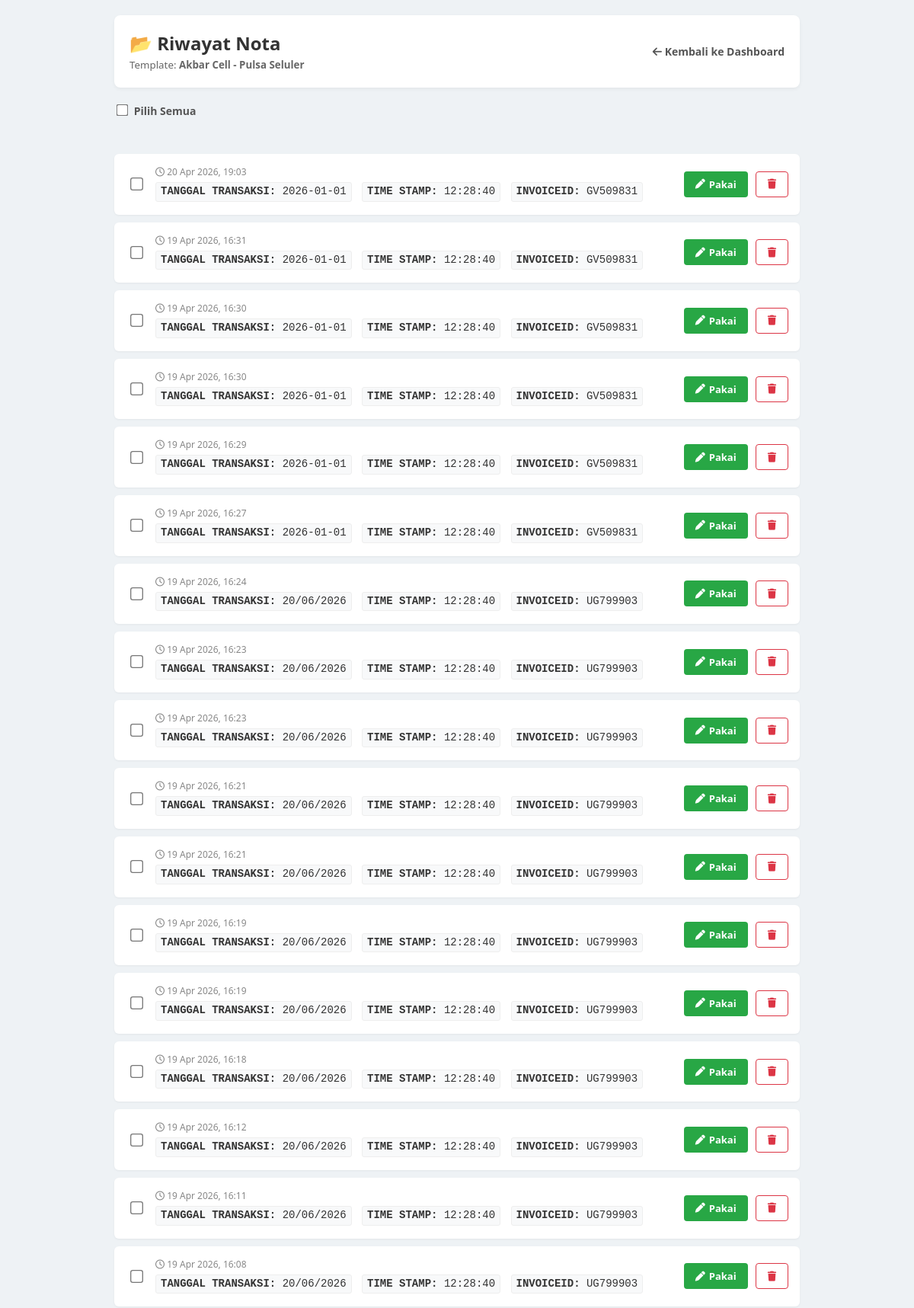
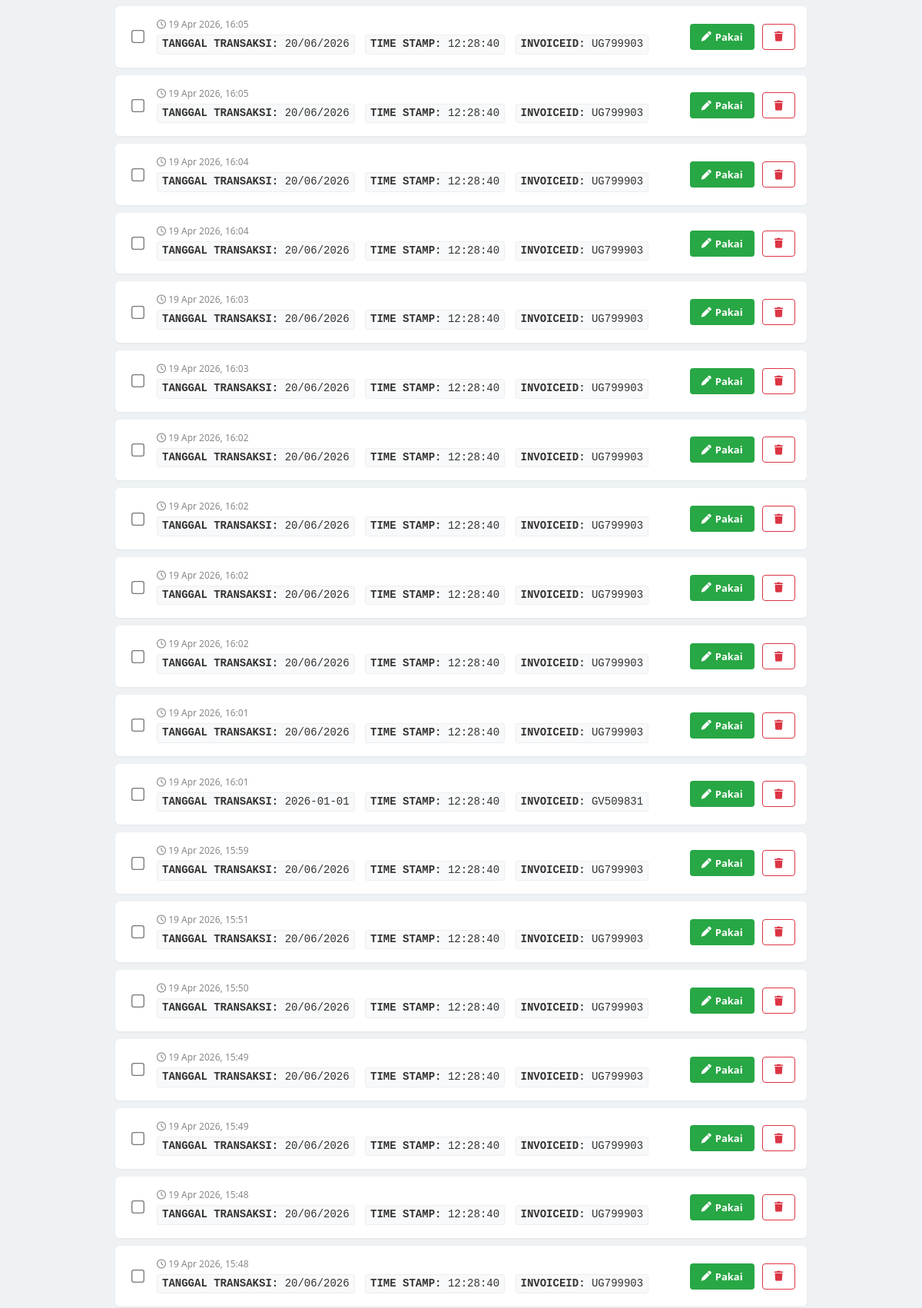
The page /saved-receipts.php?template_id=26 (upper part) on the database its author committed (2 pictures, top to bottom).
### tables this page shows
CREATE TABLE templates (
        id INTEGER PRIMARY KEY AUTOINCREMENT,
        name TEXT NOT NULL,
        paper_size TEXT CHECK(paper_size IN ('58mm','80mm')) NOT NULL DEFAULT '80mm',
        structure TEXT NOT NULL,
        logo_path TEXT,
        created_at DATETIME DEFAULT CURRENT_TIMESTAMP
    );

CREATE TABLE receipts (
        id INTEGER PRIMARY KEY AUTOINCREMENT,
        template_id INTEGER NOT NULL,
        data TEXT NOT NULL,
        created_at DATETIME DEFAULT CURRENT_TIMESTAMP,
        FOREIGN KEY (template_id) REFERENCES templates(id) ON DELETE CASCADE
    );

### saved-receipts.php (the view, shortened to what this page needs)
<?php
require_once 'includes/functions.php';
$template_id = (int)$_GET['template_id'];
$stmt = $pdo->prepare("SELECT * FROM templates WHERE id = ?");
$stmt->execute([$template_id]);
$template = $stmt->fetch();
$stmt = $pdo->prepare("SELECT * FROM receipts WHERE template_id = ? ORDER BY created_at DESC");
$stmt->execute([$template_id]);
$receipts = $stmt->fetchAll();
?>
<!DOCTYPE html>
<html>
<head>
    <link href="https://cdnjs.cloudflare.com/ajax/libs/font-awesome/6.0.0/css/all.min.css" rel="stylesheet">
</head>
<body>
    <div class="container">
        <div class="header">
            <div>
                <h2>📂 Riwayat Nota</h2>
                <small style="color:#666;">Template: <b><?= htmlspecialchars($template['name']) ?></b></small>
            </div>
            <a href="index.php" class="btn-back"><i class="fas fa-arrow-left"></i> Kembali ke Dashboard</a>
        </div>
        <form method="POST" id="bulkForm">
            <div class="controls">
                <label class="select-all-label">
                    <input type="checkbox" id="selectAll" style="transform: scale(1.2); margin-right: 5px;"> Pilih Semua
                </label>
            </div>
            <div class="receipt-list">
                <?php if (empty($receipts)): ?>
                    <div class="empty">
                        <i class="fas fa-folder-open" style="font-size: 40px; margin-bottom: 10px; color: #ddd;"></i><br>
                        Belum ada riwayat nota untuk template ini.
                    </div>
                <?php else: ?>
                    <?php foreach ($receipts as $r): ?>
                        <?php
                            $data = json_decode($r['data'], true);
                            $preview_data = array_slice($data, 0, 3);
                        ?>
                        <div class="receipt-item">
                            <div class="chk-wrapper">
                                <input type="checkbox" name="bulk_ids[]" value="<?= $r['id'] ?>" class="chk-item">
                            </div>
                            <div class="receipt-info">
                                <div class="receipt-date">
                                    <i class="far fa-clock"></i> <?= date('d M Y, H:i', strtotime($r['created_at'])) ?>
                                </div>
                                <div class="receipt-summary">
                                    <?php foreach ($preview_data as $key => $val): ?>
                                        <span><b><?= strtoupper(str_replace('_',' ',$key)) ?>:</b> <?= htmlspecialchars(substr($val, 0, 25)) ?></span>
                                    <?php endforeach; ?>
                                </div>
                            </div>
                            <div class="actions">
                                <a href="print-preview.php?template_id=<?= $template_id ?>&load_receipt=<?= $r['id'] ?>" class="btn btn-use" title="Gunakan data ini lagi">
                                    <i class="fas fa-pen"></i> Pakai
                                </a>
                                <a href="saved-receipts.php?template_id=<?= $template_id ?>&delete_receipt=<?= $r['id'] ?>" class="btn btn-del" onclick="return confirm('Hapus satu nota ini?')" title="Hapus">
                                    <i class="fas fa-trash"></i>
                                </a>
                            </div>
                        </div>
                    <?php endforeach; ?>
                <?php endif; ?>
            </div>
        </form>
    </div>
</body>
</html>

### saved-receipts.php (style rules this page uses)
body { font-family: 'Segoe UI', sans-serif; padding: 20px; background: #eef2f5; margin: 0; }
.container { max-width: 900px; margin: 0 auto; }
.header { background: white; padding: 20px; border-radius: 8px; margin-bottom: 20px; display: flex; justify-content: space-between; align-items: center; box-shadow: 0 2px 5px rgba(0,0,0,0.05); }
.header h2 { margin: 0; color: #333; }
.btn-back { text-decoration: none; color: #555; font-weight: bold; font-size: 14px; }
.receipt-list { display: flex; flex-direction: column; gap: 10px; }
.receipt-item { background: white; padding: 15px; border-radius: 6px; display: flex; gap: 15px; align-items: center; box-shadow: 0 1px 3px rgba(0,0,0,0.05); transition: 0.2s; border-left: 4px solid transparent; }
.chk-wrapper { display: flex; align-items: center; }
.chk-item { transform: scale(1.3); cursor: pointer; }
.receipt-info { flex: 1; }
.receipt-date { font-size: 12px; color: #888; margin-bottom: 5px; }
.receipt-summary { font-family: 'Consolas', monospace; color: #333; font-size: 14px; line-height: 1.4; }
.receipt-summary span { background: #f8f9fa; padding: 2px 6px; border-radius: 3px; border: 1px solid #eee; margin-right: 5px; display: inline-block; margin-bottom: 2px; }
.actions { display: flex; gap: 10px; }
.btn { padding: 8px 15px; border-radius: 4px; text-decoration: none; font-size: 13px; font-weight: bold; border: none; cursor: pointer; display: inline-flex; align-items: center; gap: 5px; }
.btn-use { background: #28a745; color: white; }
.btn-del { background: white; color: #dc3545; border: 1px solid #dc3545; }
.controls { margin-bottom: 10px; display: flex; align-items: center; gap: 10px; }
.select-all-label { font-size: 14px; color: #555; cursor: pointer; user-select: none; font-weight: bold; }

### rows shown on the page
templates: name "Akbar Cell - Pulsa Seluler"
receipts: created_at "20 Apr 2026, 19:03", key "TANGGAL TRANSAKSI", data "2026-01-01", key "TIME STAMP", data "12:28:40", key "INVOICEID", data "GV509831"
receipts: created_at "19 Apr 2026, 16:31", key "TANGGAL TRANSAKSI", data "2026-01-01", key "TIME STAMP", data "12:28:40", key "INVOICEID", data "GV509831"
receipts: created_at "19 Apr 2026, 16:30", key "TANGGAL TRANSAKSI", data "2026-01-01", key "TIME STAMP", data "12:28:40", key "INVOICEID", data "GV509831"
receipts: created_at "19 Apr 2026, 16:30", key "TANGGAL TRANSAKSI", data "2026-01-01", key "TIME STAMP", data "12:28:40", key "INVOICEID", data "GV509831"
receipts: created_at "19 Apr 2026, 16:29", key "TANGGAL TRANSAKSI", data "2026-01-01", key "TIME STAMP", data "12:28:40", key "INVOICEID", data "GV509831"
receipts: created_at "19 Apr 2026, 16:27", key "TANGGAL TRANSAKSI", data "2026-01-01", key "TIME STAMP", data "12:28:40", key "INVOICEID", data "GV509831"
receipts: created_at "19 Apr 2026, 16:24", key "TANGGAL TRANSAKSI", data "20/06/2026", key "TIME STAMP", data "12:28:40", key "INVOICEID", data "UG799903"
receipts: created_at "19 Apr 2026, 16:23", key "TANGGAL TRANSAKSI", data "20/06/2026", key "TIME STAMP", data "12:28:40", key "INVOICEID", data "UG799903"
receipts: created_at "19 Apr 2026, 16:23", key "TANGGAL TRANSAKSI", data "20/06/2026", key "TIME STAMP", data "12:28:40", key "INVOICEID", data "UG799903"
receipts: created_at "19 Apr 2026, 16:21", key "TANGGAL TRANSAKSI", data "20/06/2026", key "TIME STAMP", data "12:28:40", key "INVOICEID", data "UG799903"
receipts: created_at "19 Apr 2026, 16:21", key "TANGGAL TRANSAKSI", data "20/06/2026", key "TIME STAMP", data "12:28:40", key "INVOICEID", data "UG799903"
receipts: created_at "19 Apr 2026, 16:19", key "TANGGAL TRANSAKSI", data "20/06/2026", key "TIME STAMP", data "12:28:40", key "INVOICEID", data "UG799903"
receipts: created_at "19 Apr 2026, 16:19", key "TANGGAL TRANSAKSI", data "20/06/2026", key "TIME STAMP", data "12:28:40", key "INVOICEID", data "UG799903"
receipts: created_at "19 Apr 2026, 16:18", key "TANGGAL TRANSAKSI", data "20/06/2026", key "TIME STAMP", data "12:28:40", key "INVOICEID", data "UG799903"
receipts: created_at "19 Apr 2026, 16:12", key "TANGGAL TRANSAKSI", data "20/06/2026", key "TIME STAMP", data "12:28:40", key "INVOICEID", data "UG799903"
receipts: created_at "19 Apr 2026, 16:11", key "TANGGAL TRANSAKSI", data "20/06/2026", key "TIME STAMP", data "12:28:40", key "INVOICEID", data "UG799903"
receipts: created_at "19 Apr 2026, 16:08", key "TANGGAL TRANSAKSI", data "20/06/2026", key "TIME STAMP", data "12:28:40", key "INVOICEID", data "UG799903"
receipts: created_at "19 Apr 2026, 16:05", key "TANGGAL TRANSAKSI", data "20/06/2026", key "TIME STAMP", data "12:28:40", key "INVOICEID", data "UG799903"
receipts: created_at "19 Apr 2026, 16:05", key "TANGGAL TRANSAKSI", data "20/06/2026", key "TIME STAMP", data "12:28:40", key "INVOICEID", data "UG799903"
receipts: created_at "19 Apr 2026, 16:04", key "TANGGAL TRANSAKSI", data "20/06/2026", key "TIME STAMP", data "12:28:40", key "INVOICEID", data "UG799903"
receipts: created_at "19 Apr 2026, 16:04", key "TANGGAL TRANSAKSI", data "20/06/2026", key "TIME STAMP", data "12:28:40", key "INVOICEID", data "UG799903"
receipts: created_at "19 Apr 2026, 16:03", key "TANGGAL TRANSAKSI", data "20/06/2026", key "TIME STAMP", data "12:28:40", key "INVOICEID", data "UG799903"
receipts: created_at "19 Apr 2026, 16:03", key "TANGGAL TRANSAKSI", data "20/06/2026", key "TIME STAMP", data "12:28:40", key "INVOICEID", data "UG799903"
receipts: created_at "19 Apr 2026, 16:02", key "TANGGAL TRANSAKSI", data "20/06/2026", key "TIME STAMP", data "12:28:40", key "INVOICEID", data "UG799903"
receipts: created_at "19 Apr 2026, 16:02", key "TANGGAL TRANSAKSI", data "20/06/2026", key "TIME STAMP", data "12:28:40", key "INVOICEID", data "UG799903"
receipts: created_at "19 Apr 2026, 16:02", key "TANGGAL TRANSAKSI", data "20/06/2026", key "TIME STAMP", data "12:28:40", key "INVOICEID", data "UG799903"
receipts: created_at "19 Apr 2026, 16:02", key "TANGGAL TRANSAKSI", data "20/06/2026", key "TIME STAMP", data "12:28:40", key "INVOICEID", data "UG799903"
receipts: created_at "19 Apr 2026, 16:01", key "TANGGAL TRANSAKSI", data "20/06/2026", key "TIME STAMP", data "12:28:40", key "INVOICEID", data "UG799903"
receipts: created_at "19 Apr 2026, 16:01", key "TANGGAL TRANSAKSI", data "2026-01-01", key "TIME STAMP", data "12:28:40", key "INVOICEID", data "GV509831"
receipts: created_at "19 Apr 2026, 15:59", key "TANGGAL TRANSAKSI", data "20/06/2026", key "TIME STAMP", data "12:28:40", key "INVOICEID", data "UG799903"
receipts: created_at "19 Apr 2026, 15:51", key "TANGGAL TRANSAKSI", data "20/06/2026", key "TIME STAMP", data "12:28:40", key "INVOICEID", data "UG799903"
receipts: created_at "19 Apr 2026, 15:50", key "TANGGAL TRANSAKSI", data "20/06/2026", key "TIME STAMP", data "12:28:40", key "INVOICEID", data "UG799903"
receipts: created_at "19 Apr 2026, 15:49", key "TANGGAL TRANSAKSI", data "20/06/2026", key "TIME STAMP", data "12:28:40", key "INVOICEID", data "UG799903"
receipts: created_at "19 Apr 2026, 15:49", key "TANGGAL TRANSAKSI", data "20/06/2026", key "TIME STAMP", data "12:28:40", key "INVOICEID", data "UG799903"
receipts: created_at "19 Apr 2026, 15:48", key "TANGGAL TRANSAKSI", data "20/06/2026", key "TIME STAMP", data "12:28:40", key "INVOICEID", data "UG799903"
receipts: created_at "19 Apr 2026, 15:48", key "TANGGAL TRANSAKSI", data "20/06/2026", key "TIME STAMP", data "12:28:40", key "INVOICEID", data "UG799903"
